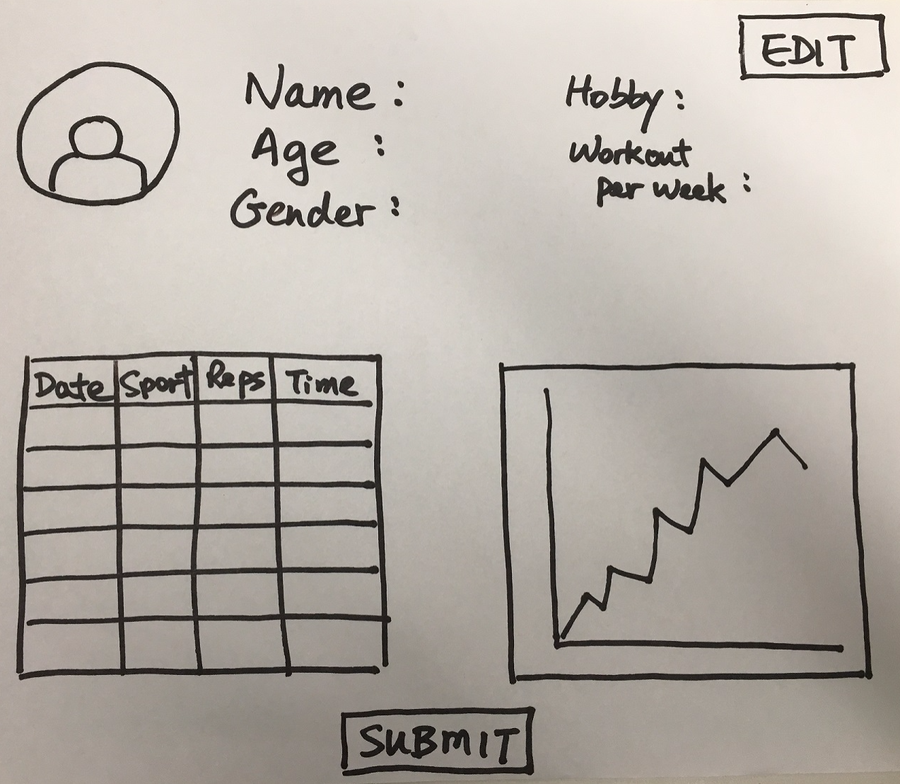
#> input picture Object Detection/Example1.png, 900 x 784 px, shrunk from 1273 x 1108 before the run
$ python MarkImages.py   (Python 2 division)
#> lines starting #> are read from the running program, lines starting #| are printed output that depends on the picture; after the words box and inside, x2 and y2 are one past the last pixel; in counts of white or black regions, pixels touching at a corner belong together
import numpy
import cv2

print "Executing ..."
print "Loading Image for Thresholding ..."
img = cv2.imread('Example1.png',0)
#> img: shape (784, 900); min 0, max 255, mean 174.7
#cv2.imshow('image/png',img)
#cv2.waitKey(0)
#cv2.destroyAllWindows()
print "Median Filtering ..."
img_filt = cv2.medianBlur(img, 5)
#cv2.imshow('image',img_filt)
#cv2.waitKey(0)
#cv2.destroyAllWindows()
print "Adaptive Thresholding ..."
img_th = cv2.adaptiveThreshold(img_filt,255,cv2.ADAPTIVE_THRESH_GAUSSIAN_C,cv2.THRESH_BINARY,11,2)
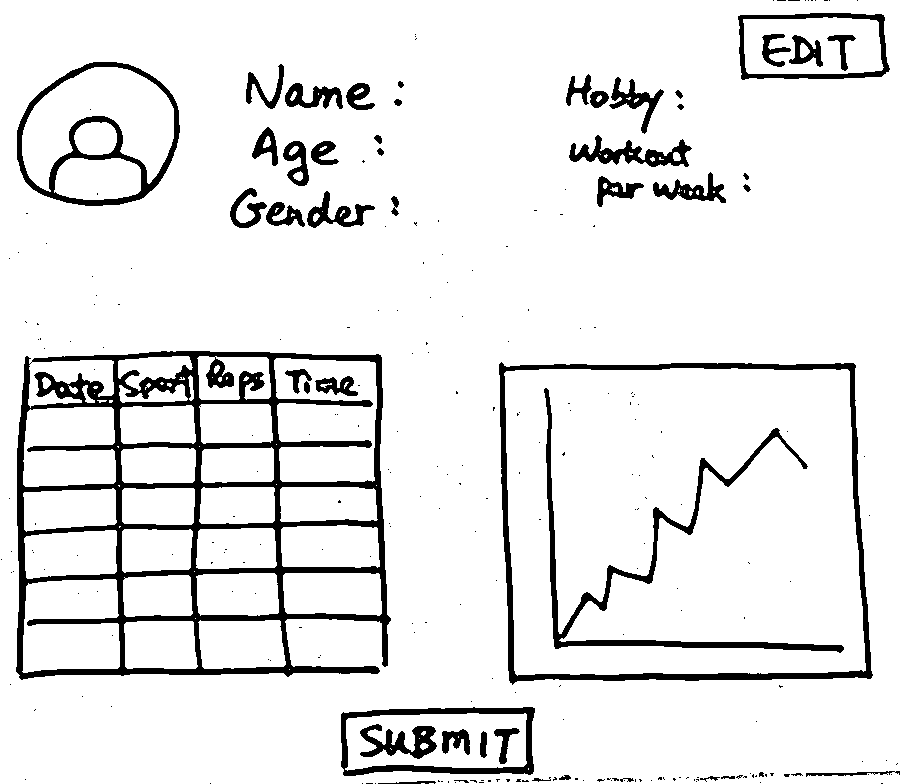
#> img_th: shape (784, 900); 91% white; 263 black regions (213 under 20 px)
#cv2.imshow('image',img_th)
#cv2.waitKey(0)
print "Finding Countours ..."
contours, hierarchy = cv2.findContours(img_th, cv2.RETR_LIST, cv2.CHAIN_APPROX_SIMPLE)
#> contours = 376 contours, 278 with area under 20; largest, box (x1, y1, x2, y2) and area: (0, 0, 900, 784) 703743, (498, 361, 874, 686) 113732, (15, 350, 392, 681) 111349, (504, 368, 866, 676) 104988, (16, 61, 181, 207) 18908
print "Marking Countours ..."
input_img = cv2.imread('Example1.png')
#> input_img is the input picture: shape (784, 900, 3); mean B, G, R 166.9, 174.1, 180.8
for c in contours:
    rect = cv2.boundingRect(c)
    if rect[2] < 10 or rect[3] < 10: continue
    #print cv2.contourArea(c)
    x,y,w,h = rect
    cv2.rectangle(input_img,(x,y),(x+w, y+h),(255,255,0),3)
#> this loop made 376 passes
#> rect on passes 4, 9, 10: (478, 781, 7, 3), (447, 780, 3, 4), (440, 780, 4, 3)
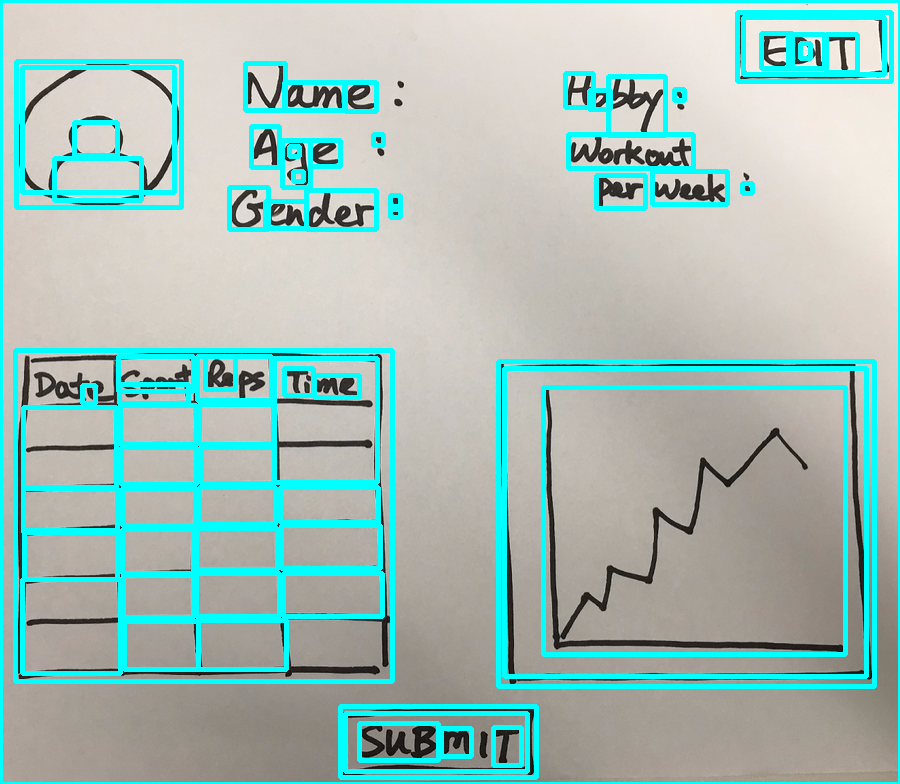
#> input_img: shape (784, 900, 3); 13.62% of pixels changed, all inside (x1, y1, x2, y2) = (0, 0, 900, 784)
    #cv2.putText(img)
#print contours
#cv2.drawContours(img,contours, -1, (0,255,0), 3)
cv2.imwrite('Output_Example1.png',input_img)
print "Done"
#cv2.imshow('image/png',input_img)
#cv2.waitKey(0)
#cv2.waitKey(0)
